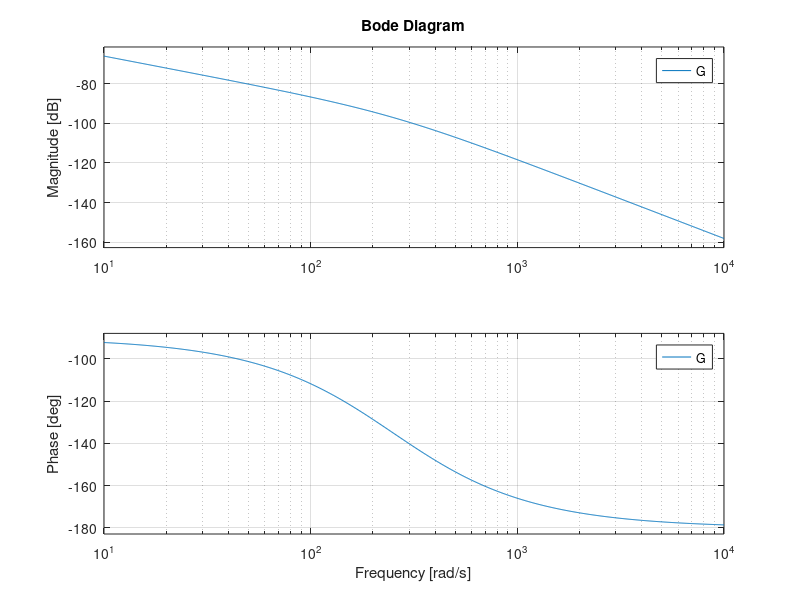

Here is the MATLAB script that generated this plot:
% Define the parameters
s = tf('s');
K = 1; % Use the value of K found previously
desired_Mp = 1.4; % Desired resonant peak in dB

% Define the open-loop transfer function
G = K / (s * (1 + 200) * (1 + s/250));

% Generate Bode plot
figure;
bode(G);
grid on;

% Get the gain and phase data
[mag, phase, w] = bode(G);

% Convert magnitude to dB
mag_dB = 20*log10(squeeze(mag));

% Find the maximum gain and corresponding frequency
[max_gain, idx] = max(mag_dB);
frequency_at_max_gain = w(idx);

% Display results
fprintf('Maximum Gain = %.2f dB at Frequency = %.2f rad/s\n', max_gain, frequency_at_max_gain);

